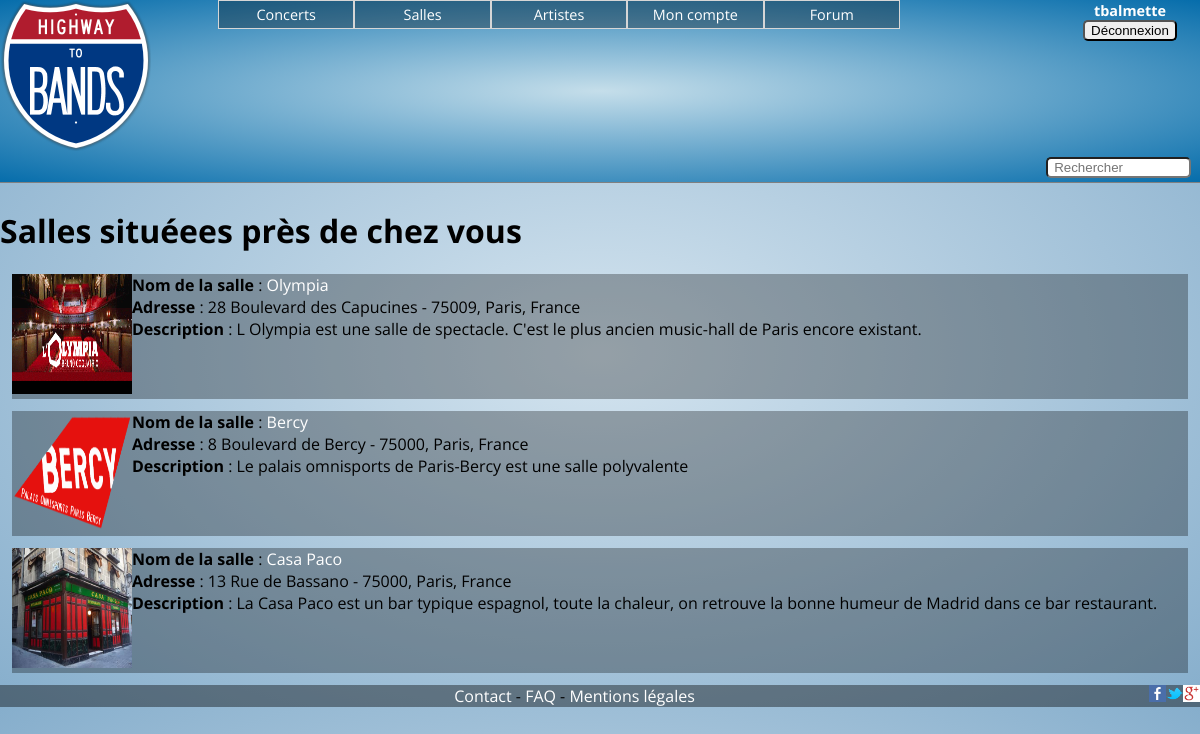
The page /HTB/index.php?page=salle_pres_de_chez_vous (signed in) on the database its author committed.
### tables this page shows
CREATE TABLE IF NOT EXISTS `salle` (
  `id` int(11) NOT NULL AUTO_INCREMENT,
  `login` varchar(45) DEFAULT NULL,
  `password` varchar(255) DEFAULT NULL,
  `name` varchar(45) DEFAULT NULL,
  `capacity` int(11) DEFAULT NULL,
  `zipcode` varchar(20) DEFAULT NULL,
  `mail` varchar(45) DEFAULT NULL,
  `phone` varchar(20) DEFAULT NULL,
  `adress` varchar(45) DEFAULT NULL,
  `description` text,
  `hours` varchar(45) DEFAULT NULL,
  `photo` varchar(255) DEFAULT NULL,
  `voie` varchar(255) DEFAULT NULL,
  `ville` varchar(255) DEFAULT NULL,
  `pays` varchar(255) DEFAULT NULL,
  `numero` int(11) DEFAULT NULL,
  `departement` int(11) DEFAULT NULL,
  PRIMARY KEY (`id`),
  UNIQUE KEY `Pseudo_UNIQUE` (`login`)
);

### HTB/modeles/membre.php (called while the page is built, shortened)
<?php
function info($id){
	global $bdd;
$res = "SELECT * from membre where id ='$id'";
$req = $bdd-> query($res) or die(print_r($bdd->errorInfo()));
 	$data = $req-> fetch();
 	return $data;
}
?>

### HTB/modeles/concert.php (called while the page is built, shortened)
<?php
function detection_concert($cp){
global $bdd;
$res = "SELECT * from salle WHERE departement='$cp'";
$req = $bdd-> query($res) or die(print_r($bdd->errorInfo()));
 	return $req;
}
?>

### HTB/vues/salle_pres_de_chez_vous.php (the view, shortened to what this page needs)
<!DOCTYPE html>
<html>
<head>
	<link rel="stylesheet" href="css/style.css" />
</head>
<body>
	<?php include 'controleurs/header.php' ?>
<div> <h1> Salles situéees près de chez vous </h1>
<?php
while ($donnees = $salles->fetch())
{
?>
    <div class=para>
    <div class="image"><a href="index.php?page=salle&id=<?php echo $donnees['id']; ?>&name=<?php echo $donnees['name']; ?>"><img  src="img/salles/<?php echo($donnees['photo']); ?>"></a></div><div class="presentation"><strong>Nom de la salle</strong> : <a href="index.php?page=salle&id=<?php echo $donnees['id']; ?>&name=<?php echo $donnees['name']; ?>"><?php echo $donnees['name']; ?></a></br>
    <strong>Adresse</strong> : <?php echo ($donnees['numero']); ?> <?php echo ($donnees['voie']); ?> - <?php echo ($donnees['zipcode']); ?>, <?php echo ($donnees['ville']); ?>, <?php echo ($donnees['pays']); ?></br>
    <strong>Description</strong> : <?php echo $donnees['description']; ?><br /></div>
   </div>
<?php
}
?>
</div>
</body>
<?php include 'controleurs/footer.php' ?>
</body>
</html>

### HTB/css/style.css (style rules this page uses)
.para { display: block; background-color: rgba(0, 0, 0, 0.3); margin: 1%; }
.image { display: inline-block; vertical-align: top; display: table-cell; }
.presentation { vertical-align: left; text-align : left; display: table-cell; }
.image img { width: 120px; height: 120px; overflow: hidden; }

### HTB/css/header_style.css (style rules this page uses)
html, body { margin: 0; padding: 0; font-family: 'Open Sans', sans-serif; background: rgb(212,228,239); background: -moz-radial-gradient(center, ellipse cover, rgba(212,228,239,1) 0%, rgba(134,174,204,1) 100%); background: -webkit-gradient(radial, center center, 0px, center center, 100%, color-stop(0%,rgba(212,228,239,1)), color-stop(100%,rgba(134,174,204,1))); background: -webkit-radial-gradient(center, ellipse cover, rgba(212,228,239,1) 0%,rgba(134,174,204,1) 100%); background: -o-radial-gradient(center, ellipse cover, rgba(212,228,239,1) 0%,rgba(134,174,204,1) 100%); background: -ms-radial-gradient(center, ellipse cover, rgba(212,228,239,1) 0%,rgba(134,174,204,1) 100%); background: radial-gradient(ellipse at center, rgba(212,228,239,1) 0%,rgba(134,174,204,1) 100%); background-size: cover; }
a { text-decoration: none; color: white; }

### rows shown on the page
salle: photo (picture), name "Olympia", numero "28", voie "Boulevard des Capucines", zipcode "75009", ville "Paris", pays "France", description "L Olympia est une salle de spectacle. C'est le plus ancien music-hall de Paris encore existant."
salle: photo (picture), name "Bercy", numero "8", voie "Boulevard de Bercy", zipcode "75000", ville "Paris", pays "France", description "Le palais omnisports de Paris-Bercy est une salle polyvalente"
salle: photo (picture), name "Casa Paco", numero "13", voie "Rue de Bassano", zipcode "75000", ville "Paris", pays "France", description "La Casa Paco est un bar typique espagnol, toute la chaleur, on retrouve la bonne humeur de Madrid dans ce bar restaurant."

### other values the page prints
$_SESSION['login'] "tbalmette"
